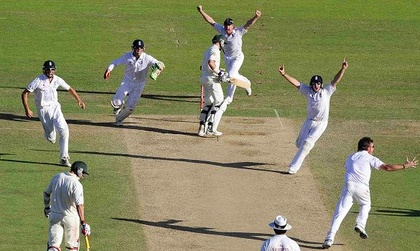
%> input picture Assignment3/Assign3_imgs/Cricket1.jpeg, 420 x 251 px, shrunk from 585 x 350 before the run
$ octave q2b.m   (GNU Octave 9; MATLAB toolbox functions it lacks are replaced by stand-ins)
%> lines starting %> are read from the running program, lines starting %| are printed output that depends on the picture; in (x1, y1, x2, y2) boxes, pixels count from 0 and x2, y2 are one past the last pixel; in counts of white or black regions, pixels touching at a corner belong together; the program's own positions count from 1
filename = 'Cricket1.jpeg';
im = imread(filename);
%> im is the input picture: size 251x420x3 uint8; mean R, G, B 134.6, 135.5, 94.8
im = rgb2gray(im);
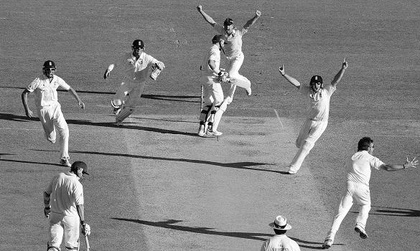
%> im: size 251x420 uint8; min 0, max 255, mean 130.6
[x,y]  = size(im);
%> x = 251; y = 420
c1 = 10;
c2 = 150;
a = zeros(x,y);
it  = 1;
while it<10000
    a = zeros(x,y);
    for i = 1:x
        for j = 1:y
            val = im(i,j);
            dist1 = (val-c1).^2;
            dist2 = (val-c2).^2;
            if dist1>=dist2
               a(i,j) =1 ;
            else
                a(i,j) = 0;
            end
        end
    end
    c1_temp = 0;
    c2_temp = 0;
    cnt_c1 = 0;
    cnt_c2 = 0;

    for i = 1:x
        for j = 1:y
            if(a(i,j)==1)
                c2_temp = c2_temp + im(i,j);
                cnt_c2 = cnt_c2+1;
            else
                c1_temp = c1_temp + im(i,j);
                cnt_c1 = cnt_c1 + 1;
            end
        end
    end
    c1_temp = (c1_temp * 1.0)/cnt_c1;
    c2_temp = (c2_temp * 1.0)/cnt_c2;
    if(abs(c1_temp-c1)>5 || abs(c2_temp-c2)>5)
        c1 = c1_temp;
        c2 = c2_temp;
        it = it+1;
        continue;
    else
        break;
    end
    it = it+1;
end
%> this loop made 1 pass
%> (c1_temp, c2_temp) on pass 1: (NaN, 0)
%> a: size 251x420 double; every value is 1
%> after the loop, c1 = 10; c2 = 150; it = 1

im2 = zeros(x,y);
for i = 1:x
    for j = 1:y
        dist = (im(i,j)-c1).^2;
        dist2 = (im(i,j)-c2).^2;
        if(dist>dist2)
            im2(i,j) =1 ;
        else
            im2(i,j) = 0;
        end
    end
end
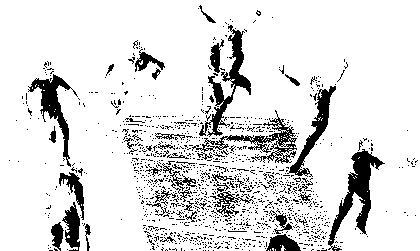
%> im2: size 251x420 double; values 0 (black) and 1 (white), 87.2% white; 1220 black regions (1175 under 20 px), largest, box (x1, y1, x2, y2) and area: (328, 149, 385, 251) 1655, (199, 25, 251, 137) 1360, (192, 110, 297, 164) 1115
im2 = logical(im2);

$ run again, with Assignment3/Assign3_imgs/Cricket2.jpeg copied over Assignment3/Assign3_imgs/Cricket1.jpeg
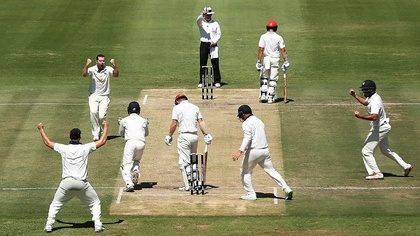
%> input picture Assignment3/Assign3_imgs/Cricket2.jpeg, 420 x 236 px, shrunk from 900 x 506 before the run
%> im is the input picture: size 236x420x3 uint8; mean R, G, B 132.9, 134.3, 93.3
%> `im = rgb2gray(im);`:
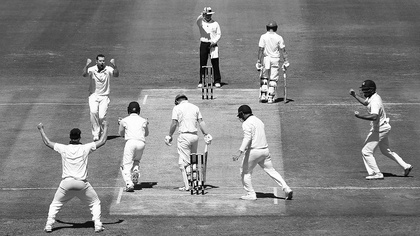
%> im: size 236x420 uint8; min 0, max 255, mean 129.2
%> the loop `while it<10000` made 1 pass
%> (c1_temp, c2_temp) on pass 1: (NaN, 0)
%> after the loop `while it<10000`: c1 = 10; c2 = 150; it = 1
%> after the loop `for i = 1:x`:
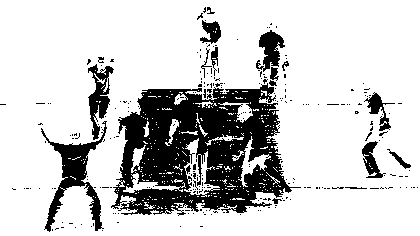
%> im2: size 236x420 double; values 0 (black) and 1 (white), 79.5% white; 262 black regions (245 under 20 px), largest, box (x1, y1, x2, y2) and area: (111, 83, 301, 216) 14601, (41, 121, 107, 232) 1930, (88, 64, 114, 140) 846

$ run again, with Assignment3/Assign3_imgs/Cricket3.jpeg copied over Assignment3/Assign3_imgs/Cricket1.jpeg
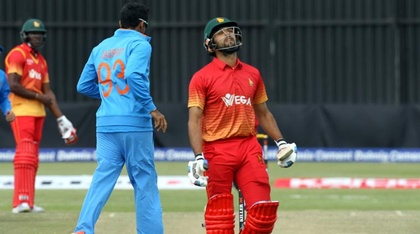
%> input picture Assignment3/Assign3_imgs/Cricket3.jpeg, 420 x 234 px, shrunk from 759 x 422 before the run
%> im is the input picture: size 234x420x3 uint8; mean R, G, B 103.3, 96, 95.6
%> `im = rgb2gray(im);`:
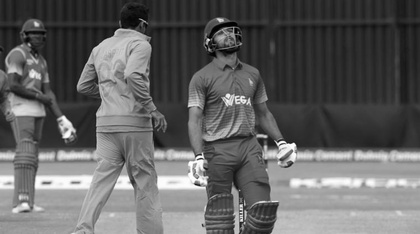
%> im: size 234x420 uint8; min 0, max 255, mean 98.2
%> the loop `while it<10000` made 1 pass
%> (c1_temp, c2_temp) on pass 1: (NaN, 0)
%> after the loop `while it<10000`: c1 = 10; c2 = 150; it = 1
%> after the loop `for i = 1:x`:
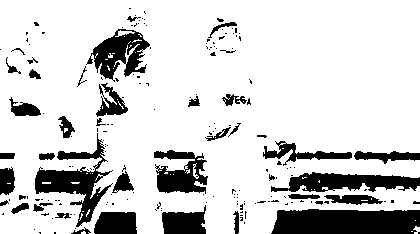
%> im2: size 234x420 double; values 0 (black) and 1 (white), 82.1% white; 185 black regions (144 under 20 px), largest, box (x1, y1, x2, y2) and area: (271, 209, 420, 234) 3397, (35, 133, 113, 227) 2263, (271, 172, 420, 192) 1838
